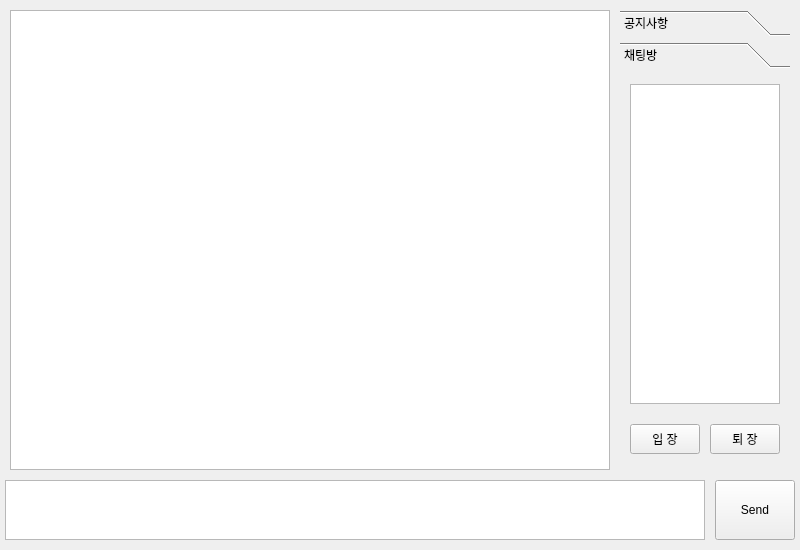
<?xml version="1.0" encoding="UTF-8"?>
<ui version="4.0">
 <class>AdminChatForm</class>
 <widget class="QWidget" name="AdminChatForm">
  <property name="geometry">
   <rect>
    <x>0</x>
    <y>0</y>
    <width>800</width>
    <height>550</height>
   </rect>
  </property>
  <property name="windowTitle">
   <string>Form</string>
  </property>
  <widget class="QTextEdit" name="chatEdit">
   <property name="geometry">
    <rect>
     <x>5</x>
     <y>480</y>
     <width>700</width>
     <height>60</height>
    </rect>
   </property>
  </widget>
  <widget class="QPushButton" name="sendButton">
   <property name="geometry">
    <rect>
     <x>715</x>
     <y>480</y>
     <width>80</width>
     <height>60</height>
    </rect>
   </property>
   <property name="text">
    <string>Send</string>
   </property>
  </widget>
  <widget class="QToolBox" name="toolBox">
   <property name="geometry">
    <rect>
     <x>620</x>
     <y>10</y>
     <width>170</width>
     <height>460</height>
    </rect>
   </property>
   <property name="currentIndex">
    <number>1</number>
   </property>
   <widget class="QWidget" name="annTool">
    <property name="geometry">
     <rect>
      <x>0</x>
      <y>0</y>
      <width>170</width>
      <height>388</height>
     </rect>
    </property>
    <attribute name="label">
     <string>공지사항</string>
    </attribute>
   </widget>
   <widget class="QWidget" name="chatTool">
    <property name="geometry">
     <rect>
      <x>0</x>
      <y>0</y>
      <width>170</width>
      <height>388</height>
     </rect>
    </property>
    <attribute name="label">
     <string>채팅방</string>
    </attribute>
    <widget class="QPushButton" name="joinButton">
     <property name="geometry">
      <rect>
       <x>10</x>
       <y>350</y>
       <width>70</width>
       <height>30</height>
      </rect>
     </property>
     <property name="text">
      <string>입 장</string>
     </property>
    </widget>
    <widget class="QPushButton" name="exitButton">
     <property name="geometry">
      <rect>
       <x>90</x>
       <y>350</y>
       <width>70</width>
       <height>30</height>
      </rect>
     </property>
     <property name="text">
      <string>퇴 장</string>
     </property>
    </widget>
    <widget class="QTableView" name="attendanceView">
     <property name="geometry">
      <rect>
       <x>10</x>
       <y>10</y>
       <width>150</width>
       <height>320</height>
      </rect>
     </property>
    </widget>
   </widget>
  </widget>
  <widget class="QStackedWidget" name="stackedWidget">
   <property name="geometry">
    <rect>
     <x>10</x>
     <y>10</y>
     <width>600</width>
     <height>460</height>
    </rect>
   </property>
   <property name="currentIndex">
    <number>1</number>
   </property>
   <widget class="QWidget" name="page_0">
    <widget class="QTextEdit" name="annChatEdit">
     <property name="geometry">
      <rect>
       <x>0</x>
       <y>0</y>
       <width>600</width>
       <height>460</height>
      </rect>
     </property>
     <property name="toolTip">
      <string>&lt;html&gt;&lt;head/&gt;&lt;body&gt;&lt;p&gt;ann_chat_edit&lt;/p&gt;&lt;/body&gt;&lt;/html&gt;</string>
     </property>
     <property name="readOnly">
      <bool>true</bool>
     </property>
    </widget>
   </widget>
   <widget class="QWidget" name="page_1">
    <widget class="QTextEdit" name="mainChatEdit">
     <property name="geometry">
      <rect>
       <x>0</x>
       <y>0</y>
       <width>600</width>
       <height>460</height>
      </rect>
     </property>
     <property name="toolTip">
      <string>&lt;html&gt;&lt;head/&gt;&lt;body&gt;&lt;p&gt;main_chat_edit&lt;/p&gt;&lt;/body&gt;&lt;/html&gt;</string>
     </property>
     <property name="readOnly">
      <bool>true</bool>
     </property>
    </widget>
   </widget>
  </widget>
 </widget>
 <resources/>
 <connections/>
</ui>
